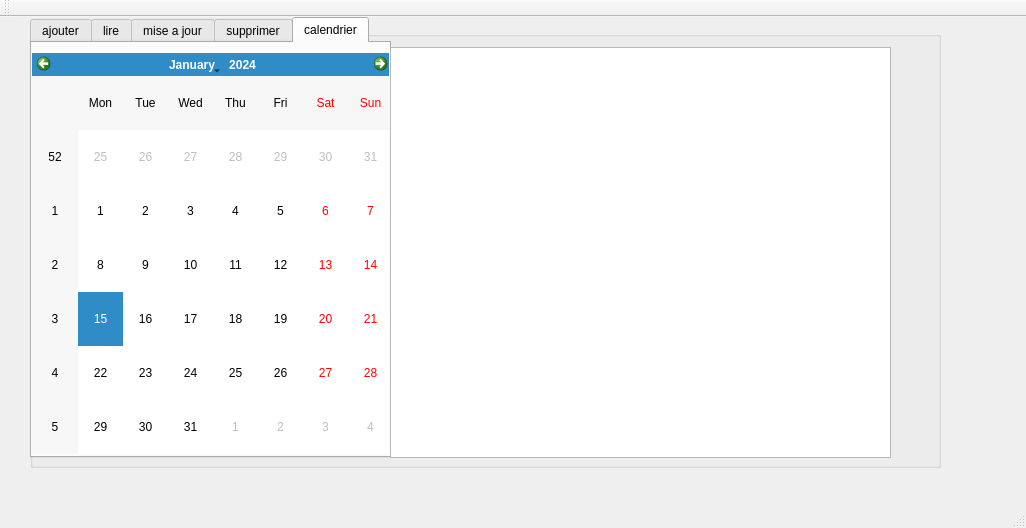
<?xml version="1.0" encoding="UTF-8"?>
<ui version="4.0">
 <class>MainWindow</class>
 <widget class="QMainWindow" name="MainWindow">
  <property name="geometry">
   <rect>
    <x>0</x>
    <y>0</y>
    <width>1026</width>
    <height>528</height>
   </rect>
  </property>
  <property name="windowTitle">
   <string>Gestion des Clients</string>
  </property>
  <widget class="QWidget" name="centralWidget">
   <widget class="QGroupBox" name="groupBox">
    <property name="geometry">
     <rect>
      <x>30</x>
      <y>0</y>
      <width>911</width>
      <height>451</height>
     </rect>
    </property>
    <property name="title">
     <string>GroupBox</string>
    </property>
    <widget class="QTabWidget" name="tabWidget">
     <property name="geometry">
      <rect>
       <x>0</x>
       <y>0</y>
       <width>361</width>
       <height>441</height>
      </rect>
     </property>
     <property name="currentIndex">
      <number>4</number>
     </property>
     <widget class="QWidget" name="tab">
      <attribute name="title">
       <string>ajouter</string>
      </attribute>
      <widget class="QLabel" name="label_4">
       <property name="geometry">
        <rect>
         <x>30</x>
         <y>100</y>
         <width>47</width>
         <height>13</height>
        </rect>
       </property>
       <property name="text">
        <string>Nom</string>
       </property>
      </widget>
      <widget class="QLabel" name="label_5">
       <property name="geometry">
        <rect>
         <x>30</x>
         <y>130</y>
         <width>47</width>
         <height>16</height>
        </rect>
       </property>
       <property name="text">
        <string>Prénom</string>
       </property>
      </widget>
      <widget class="QLineEdit" name="le_nom">
       <property name="geometry">
        <rect>
         <x>110</x>
         <y>100</y>
         <width>113</width>
         <height>20</height>
        </rect>
       </property>
      </widget>
      <widget class="QLineEdit" name="le_prenom">
       <property name="geometry">
        <rect>
         <x>110</x>
         <y>130</y>
         <width>113</width>
         <height>20</height>
        </rect>
       </property>
      </widget>
      <widget class="QLabel" name="label_6">
       <property name="geometry">
        <rect>
         <x>30</x>
         <y>70</y>
         <width>47</width>
         <height>13</height>
        </rect>
       </property>
       <property name="text">
        <string>cin</string>
       </property>
      </widget>
      <widget class="QLabel" name="label_7">
       <property name="geometry">
        <rect>
         <x>30</x>
         <y>160</y>
         <width>71</width>
         <height>16</height>
        </rect>
       </property>
       <property name="text">
        <string>num_bureau</string>
       </property>
      </widget>
      <widget class="QLineEdit" name="le_num">
       <property name="geometry">
        <rect>
         <x>110</x>
         <y>160</y>
         <width>113</width>
         <height>20</height>
        </rect>
       </property>
      </widget>
      <widget class="QLineEdit" name="le_cin">
       <property name="geometry">
        <rect>
         <x>110</x>
         <y>70</y>
         <width>113</width>
         <height>20</height>
        </rect>
       </property>
      </widget>
      <widget class="QPushButton" name="pushButton">
       <property name="geometry">
        <rect>
         <x>220</x>
         <y>240</y>
         <width>75</width>
         <height>23</height>
        </rect>
       </property>
       <property name="text">
        <string>Ajouter</string>
       </property>
      </widget>
      <widget class="QLabel" name="label_13">
       <property name="geometry">
        <rect>
         <x>30</x>
         <y>190</y>
         <width>71</width>
         <height>16</height>
        </rect>
       </property>
       <property name="text">
        <string>nb_process_gagner</string>
       </property>
      </widget>
      <widget class="QLineEdit" name="le_nb">
       <property name="geometry">
        <rect>
         <x>110</x>
         <y>190</y>
         <width>113</width>
         <height>20</height>
        </rect>
       </property>
      </widget>
     </widget>
     <widget class="QWidget" name="tab_2">
      <attribute name="title">
       <string>lire</string>
      </attribute>
      <widget class="QRadioButton" name="radioButton">
       <property name="geometry">
        <rect>
         <x>140</x>
         <y>120</y>
         <width>97</width>
         <height>20</height>
        </rect>
       </property>
       <property name="text">
        <string>A-Z</string>
       </property>
      </widget>
      <widget class="QRadioButton" name="radioButton_2">
       <property name="geometry">
        <rect>
         <x>140</x>
         <y>150</y>
         <width>97</width>
         <height>20</height>
        </rect>
       </property>
       <property name="text">
        <string>Z-A</string>
       </property>
      </widget>
      <widget class="QLabel" name="label_15">
       <property name="geometry">
        <rect>
         <x>20</x>
         <y>130</y>
         <width>101</width>
         <height>20</height>
        </rect>
       </property>
       <property name="text">
        <string>gerer l'affichage </string>
       </property>
      </widget>
      <widget class="QLineEdit" name="chercher">
       <property name="geometry">
        <rect>
         <x>20</x>
         <y>50</y>
         <width>181</width>
         <height>31</height>
        </rect>
       </property>
       <property name="text">
        <string/>
       </property>
      </widget>
      <widget class="QPushButton" name="pushButton_2">
       <property name="geometry">
        <rect>
         <x>230</x>
         <y>50</y>
         <width>93</width>
         <height>28</height>
        </rect>
       </property>
       <property name="text">
        <string>chercher</string>
       </property>
      </widget>
     </widget>
     <widget class="QWidget" name="tab_3">
      <attribute name="title">
       <string>mise a jour</string>
      </attribute>
      <widget class="QLineEdit" name="le_cin_2">
       <property name="geometry">
        <rect>
         <x>130</x>
         <y>30</y>
         <width>113</width>
         <height>20</height>
        </rect>
       </property>
      </widget>
      <widget class="QLabel" name="label_8">
       <property name="geometry">
        <rect>
         <x>50</x>
         <y>120</y>
         <width>71</width>
         <height>16</height>
        </rect>
       </property>
       <property name="text">
        <string>num_bureau</string>
       </property>
      </widget>
      <widget class="QLineEdit" name="le_num_2">
       <property name="geometry">
        <rect>
         <x>130</x>
         <y>120</y>
         <width>113</width>
         <height>20</height>
        </rect>
       </property>
      </widget>
      <widget class="QLineEdit" name="le_nom_2">
       <property name="geometry">
        <rect>
         <x>130</x>
         <y>60</y>
         <width>113</width>
         <height>20</height>
        </rect>
       </property>
      </widget>
      <widget class="QLabel" name="label_9">
       <property name="geometry">
        <rect>
         <x>50</x>
         <y>90</y>
         <width>47</width>
         <height>16</height>
        </rect>
       </property>
       <property name="text">
        <string>Prénom</string>
       </property>
      </widget>
      <widget class="QLineEdit" name="le_prenom_2">
       <property name="geometry">
        <rect>
         <x>130</x>
         <y>90</y>
         <width>113</width>
         <height>20</height>
        </rect>
       </property>
      </widget>
      <widget class="QLabel" name="label_10">
       <property name="geometry">
        <rect>
         <x>50</x>
         <y>60</y>
         <width>47</width>
         <height>13</height>
        </rect>
       </property>
       <property name="text">
        <string>Nom</string>
       </property>
      </widget>
      <widget class="QLabel" name="label_11">
       <property name="geometry">
        <rect>
         <x>50</x>
         <y>30</y>
         <width>47</width>
         <height>13</height>
        </rect>
       </property>
       <property name="text">
        <string>cin</string>
       </property>
      </widget>
      <widget class="QPushButton" name="modiferbutton">
       <property name="geometry">
        <rect>
         <x>200</x>
         <y>200</y>
         <width>111</width>
         <height>23</height>
        </rect>
       </property>
       <property name="text">
        <string>modifier</string>
       </property>
      </widget>
      <widget class="QLineEdit" name="le_nb2">
       <property name="geometry">
        <rect>
         <x>130</x>
         <y>150</y>
         <width>113</width>
         <height>20</height>
        </rect>
       </property>
       <property name="text">
        <string/>
       </property>
      </widget>
      <widget class="QLabel" name="label_14">
       <property name="geometry">
        <rect>
         <x>50</x>
         <y>150</y>
         <width>71</width>
         <height>16</height>
        </rect>
       </property>
       <property name="text">
        <string>nb_process</string>
       </property>
      </widget>
     </widget>
     <widget class="QWidget" name="tab_4">
      <attribute name="title">
       <string>supprimer</string>
      </attribute>
      <widget class="QLineEdit" name="le_cin_supp">
       <property name="geometry">
        <rect>
         <x>140</x>
         <y>70</y>
         <width>113</width>
         <height>20</height>
        </rect>
       </property>
      </widget>
      <widget class="QLabel" name="label_12">
       <property name="geometry">
        <rect>
         <x>60</x>
         <y>70</y>
         <width>47</width>
         <height>13</height>
        </rect>
       </property>
       <property name="text">
        <string>cin</string>
       </property>
      </widget>
      <widget class="QPushButton" name="bt_supprimer">
       <property name="geometry">
        <rect>
         <x>270</x>
         <y>160</y>
         <width>75</width>
         <height>23</height>
        </rect>
       </property>
       <property name="text">
        <string>supprimer</string>
       </property>
      </widget>
     </widget>
     <widget class="QWidget" name="tab_5">
      <attribute name="title">
       <string>calendrier</string>
      </attribute>
      <widget class="QCalendarWidget" name="calendarWidget">
       <property name="geometry">
        <rect>
         <x>0</x>
         <y>10</y>
         <width>361</width>
         <height>401</height>
        </rect>
       </property>
      </widget>
     </widget>
    </widget>
    <widget class="QTableView" name="tab_juge">
     <property name="geometry">
      <rect>
       <x>360</x>
       <y>30</y>
       <width>501</width>
       <height>411</height>
      </rect>
     </property>
    </widget>
   </widget>
  </widget>
  <widget class="QMenuBar" name="menuBar">
   <property name="geometry">
    <rect>
     <x>0</x>
     <y>0</y>
     <width>1026</width>
     <height>26</height>
    </rect>
   </property>
  </widget>
  <widget class="QToolBar" name="mainToolBar">
   <attribute name="toolBarArea">
    <enum>TopToolBarArea</enum>
   </attribute>
   <attribute name="toolBarBreak">
    <bool>false</bool>
   </attribute>
  </widget>
  <widget class="QStatusBar" name="statusBar"/>
 </widget>
 <layoutdefault spacing="6" margin="11"/>
 <resources/>
 <connections/>
</ui>
